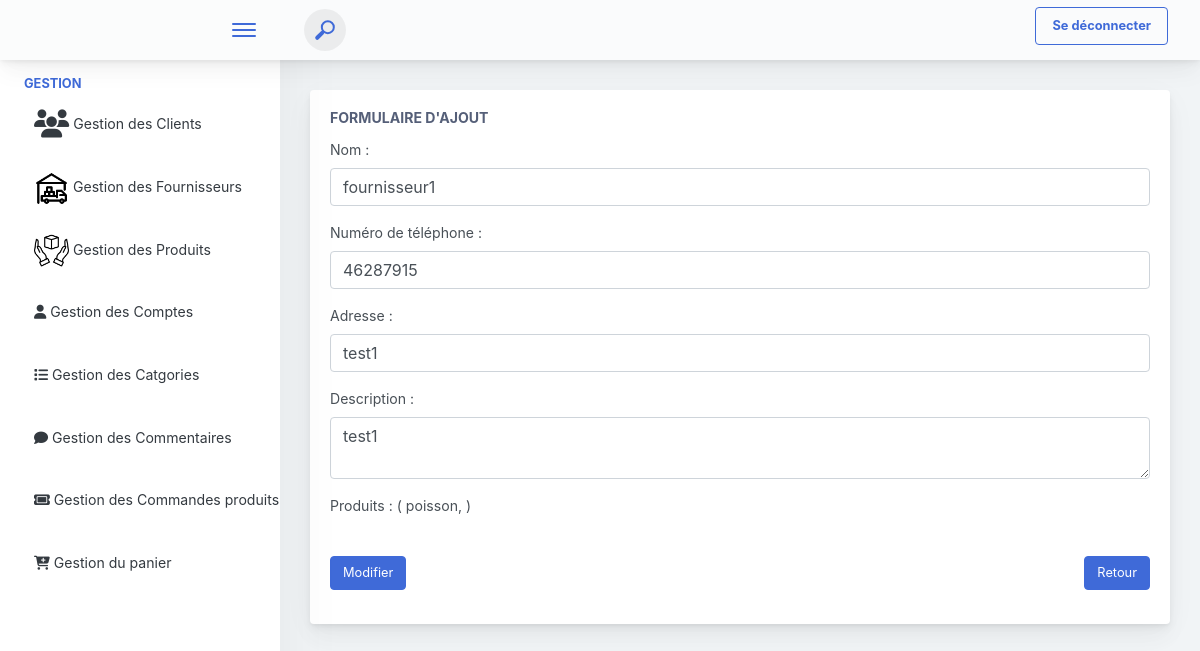
The app's page /modifier_fournisseur/12 with its own data.
### produits_app/models.py (models this page shows)
class Fournisseur(models.Model):
    id_fournisseur = models.AutoField(primary_key=True)
    id_email = models.ForeignKey(Compte, on_delete=models.CASCADE, default=4)
    nom_enterprise = models.CharField(max_length=100)
    num_tel = models.IntegerField(default=0)
    adresse = models.CharField(max_length=100, default='adresse')
    description = models.TextField()
    produits = models.ManyToManyField(Produit ,blank=True)

class Produit(models.Model):
    id_produit = models.AutoField(primary_key=True)
    nom = models.CharField(max_length=100)
    description = models.TextField()
    categorie = models.ForeignKey('Categorie', on_delete=models.CASCADE)
    prix = models.FloatField()
    id_fournisseur = models.ForeignKey('Fournisseur', on_delete=models.CASCADE)
    emplacement = models.CharField(max_length=100)
    date_publication = models.DateField(auto_now_add=True)
    image = models.ImageField(upload_to='produits_app/static/images/')

### produits_app/views.py (the view, shortened to what this page needs)
# urls.py: path('modifier_fournisseur/<int:id_fournisseur>',views.modifier_fournisseur,name="modifier_fournisseur"),
def modifier_fournisseur(request, id_fournisseur):
    fournisseur = get_object_or_404(Fournisseur, id_fournisseur=id_fournisseur)
    produits = Produit.objects.all()
    return render(request, 'interface_admin/Admin_Fournisseur/fournisseur_modification.html', {'fournisseur': fournisseur,'produits':produits})

### produits_app/templates/interface_admin/Admin_Fournisseur/fournisseur_modification.html (shortened to what this page needs)
{% extends 'interface_admin/navbar.html' %}
{% block content %}
    <div class="app-main__inner">
        <div class="main-card mb-3 card">
            <div class="card-body">
                <h5 class="card-title">Formulaire d'ajout</h5>
                <form action="{% url 'modifier_fournisseur' fournisseur.id_fournisseur  %}" method="post">
                    <div class="form-row">
                        <div class="col-md-12">
                            <div class="position-relative form-group">
                                <label for="nom">Nom :</label>
                                <input type="text" id="nom" name="nom" placeholder="Entrez le nom de l'entreprise" class="form-control" value="{{fournisseur.nom_enterprise}}" >
                            </div>
                        </div>
                        <div class="col-md-12">
                            <div class="position-relative form-group">
                                <label for="num_tel">Numéro de téléphone :</label>
                                <input type="text" id="num_tel" name="num_tel" pattern="^(20|22|42|41|46|48|32|36|38)\d{6}$" placeholder="Entrez le numéro de téléphone" class="form-control" title="Le numéro de téléphone doit commencer par 20,22,42,41,46,48,32,36 ou 38 et être suivi de 6 chiffres." value="{{fournisseur.num_tel}}" required>
                            </div>
                        </div>
                        <div class="col-md-12">
                            <div class="position-relative form-group">
                                <label for="adresse">Adresse :</label>
                                <input type="text" id="adresse" name="adresse" placeholder="Entrez l'adresse" class="form-control" value="{{fournisseur.adresse}}" required>
                            </div>
                        </div>
                        <div class="col-md-12">
                            <div class="position-relative form-group">
                                <label for="description">Description :</label>
                                <textarea id="description" name="description" placeholder="Entrez la description" class="form-control" required>{{fournisseur.description}}</textarea>
                            </div>
                        </div>
                        <div class="col-md-12">
                            <div class="position-relative form-group">
                                <label>Produits :</label>
                                (
                                {% for p in produits %}
                                  {% if p.id_fournisseur.id_fournisseur == fournisseur.id_fournisseur %}
                                    {{p.nom}}{% if not forloop.last %}, {% endif %}
                                  {% endif %}
                                {% endfor %}
                                )
                            </div>
                        </div>
                    </div>
                    <div style="display:flex;justify-content:space-between">
                        <button class="mt-3 btn btn-primary">Modifier</button>
                        <td colspan="2"><a class="mt-3 btn btn-primary" href="{% url 'affiche_fournisseur' %}">Retour</a></td>
                    </div>
                </form>
            </div>
        </div>
    </div>
{% endblock %}

### records on screen
Fournisseur: nom "fournisseur1", num_tel "46287915", adresse "test1", description "test1"
Produit: nom "poisson"
